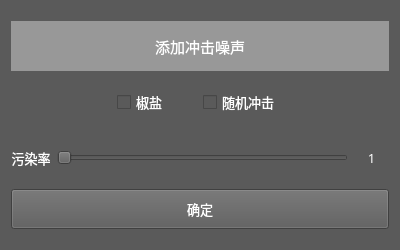
<?xml version="1.0" encoding="UTF-8"?>
<ui version="4.0">
 <class>addimpulsivenoise</class>
 <widget class="QWidget" name="addimpulsivenoise">
  <property name="geometry">
   <rect>
    <x>0</x>
    <y>0</y>
    <width>400</width>
    <height>250</height>
   </rect>
  </property>
  <property name="windowTitle">
   <string>Form</string>
  </property>
  <property name="styleSheet">
   <string notr="true">background-color: rgb(90, 90, 90);
color: rgb(255, 255, 255);</string>
  </property>
  <layout class="QGridLayout" name="gridLayout">
   <item row="0" column="0">
    <layout class="QVBoxLayout" name="verticalLayout">
     <item>
      <widget class="QLabel" name="label_3">
       <property name="minimumSize">
        <size>
         <width>0</width>
         <height>45</height>
        </size>
       </property>
       <property name="maximumSize">
        <size>
         <width>16777215</width>
         <height>50</height>
        </size>
       </property>
       <property name="font">
        <font>
         <family>Adobe 黑体 Std R</family>
         <pointsize>11</pointsize>
        </font>
       </property>
       <property name="styleSheet">
        <string notr="true">background-color: rgb(152, 152, 152);</string>
       </property>
       <property name="text">
        <string>添加冲击噪声</string>
       </property>
       <property name="alignment">
        <set>Qt::AlignCenter</set>
       </property>
      </widget>
     </item>
     <item>
      <layout class="QHBoxLayout" name="horizontalLayout">
       <item>
        <spacer name="horizontalSpacer">
         <property name="orientation">
          <enum>Qt::Horizontal</enum>
         </property>
         <property name="sizeHint" stdset="0">
          <size>
           <width>40</width>
           <height>20</height>
          </size>
         </property>
        </spacer>
       </item>
       <item>
        <widget class="QCheckBox" name="sp">
         <property name="minimumSize">
          <size>
           <width>80</width>
           <height>45</height>
          </size>
         </property>
         <property name="maximumSize">
          <size>
           <width>150</width>
           <height>50</height>
          </size>
         </property>
         <property name="font">
          <font>
           <family>Adobe 黑体 Std R</family>
           <pointsize>10</pointsize>
          </font>
         </property>
         <property name="text">
          <string>椒盐</string>
         </property>
        </widget>
       </item>
       <item>
        <widget class="QCheckBox" name="ri">
         <property name="minimumSize">
          <size>
           <width>80</width>
           <height>45</height>
          </size>
         </property>
         <property name="maximumSize">
          <size>
           <width>150</width>
           <height>50</height>
          </size>
         </property>
         <property name="font">
          <font>
           <family>Adobe 黑体 Std R</family>
           <pointsize>10</pointsize>
          </font>
         </property>
         <property name="text">
          <string>随机冲击</string>
         </property>
        </widget>
       </item>
       <item>
        <spacer name="horizontalSpacer_2">
         <property name="orientation">
          <enum>Qt::Horizontal</enum>
         </property>
         <property name="sizeHint" stdset="0">
          <size>
           <width>40</width>
           <height>20</height>
          </size>
         </property>
        </spacer>
       </item>
      </layout>
     </item>
     <item>
      <layout class="QHBoxLayout" name="horizontalLayout_2">
       <item>
        <widget class="QLabel" name="label">
         <property name="minimumSize">
          <size>
           <width>40</width>
           <height>45</height>
          </size>
         </property>
         <property name="maximumSize">
          <size>
           <width>50</width>
           <height>50</height>
          </size>
         </property>
         <property name="font">
          <font>
           <family>Adobe 黑体 Std R</family>
           <pointsize>10</pointsize>
          </font>
         </property>
         <property name="text">
          <string>污染率</string>
         </property>
         <property name="alignment">
          <set>Qt::AlignCenter</set>
         </property>
        </widget>
       </item>
       <item>
        <widget class="QSlider" name="conf">
         <property name="orientation">
          <enum>Qt::Horizontal</enum>
         </property>
        </widget>
       </item>
       <item>
        <widget class="QLabel" name="conf_val">
         <property name="minimumSize">
          <size>
           <width>35</width>
           <height>45</height>
          </size>
         </property>
         <property name="maximumSize">
          <size>
           <width>40</width>
           <height>50</height>
          </size>
         </property>
         <property name="font">
          <font>
           <family>Adobe 黑体 Std R</family>
           <pointsize>10</pointsize>
          </font>
         </property>
         <property name="text">
          <string>1</string>
         </property>
         <property name="alignment">
          <set>Qt::AlignCenter</set>
         </property>
        </widget>
       </item>
      </layout>
     </item>
     <item>
      <widget class="QPushButton" name="pushButton">
       <property name="minimumSize">
        <size>
         <width>0</width>
         <height>40</height>
        </size>
       </property>
       <property name="maximumSize">
        <size>
         <width>16777215</width>
         <height>40</height>
        </size>
       </property>
       <property name="font">
        <font>
         <family>Adobe 黑体 Std R</family>
         <pointsize>10</pointsize>
        </font>
       </property>
       <property name="text">
        <string>确定</string>
       </property>
      </widget>
     </item>
    </layout>
   </item>
  </layout>
 </widget>
 <resources/>
 <connections/>
</ui>
